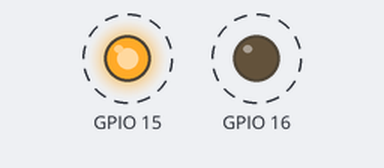
A sketch run on a simulated ESP32. On the bench: output pins drawn as LEDs (lit = HIGH). Dashed ring = blinking. What the sketch prints to the serial monitor is not drawn.

Above: at 1.3 s.
Timing chart, 0 to 4.0 s (numbered marks = the images above):
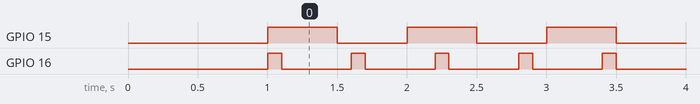

The sketch:

6_21_DualCore.ino
```cpp
/*
Autore: Paolo Aliverti
Listato 6.21 – Dual Core

LED sul pin 15 e 16
*/

TaskHandle_t t1;
TaskHandle_t t2;

void setup() {
  Serial.begin(115200);
  delay(1000);
  Serial.println("multicore");
  Serial.print("core: ");
  Serial.println(xPortGetCoreID());

  xTaskCreatePinnedToCore(loop1, "loop1", 10000, NULL, 1, &t1, 0);
  xTaskCreatePinnedToCore(loop2, "loop2", 10000, NULL, 1, &t2, 1);
}

void loop() {}

void loop1(void * vParameters) {
  Serial.print("LOOP1 in esecuzione su..");
  Serial.println(xPortGetCoreID());

  pinMode(15, OUTPUT);
  while(true) {
    digitalWrite(15, HIGH);
    delay(500);
    digitalWrite(15, LOW);
    delay(500);
  }
}

void loop2(void * vParameters) {
  Serial.print("LOOP2 in esecuzione su..");
  Serial.println(xPortGetCoreID());

  pinMode(16, OUTPUT);
  while(true) {
    digitalWrite(16, HIGH);
    delay(100);
    digitalWrite(16, LOW);
    delay(500);
  }
}
```

Measured:
- by itself, GPIO 15: alternates HIGH for 0.50 s and LOW for 0.50 s
- by itself, GPIO 16: alternates HIGH for 0.10 s and LOW for 0.50 s
- by itself, everything shown: repeats every 3.0 s, in 15 steps
